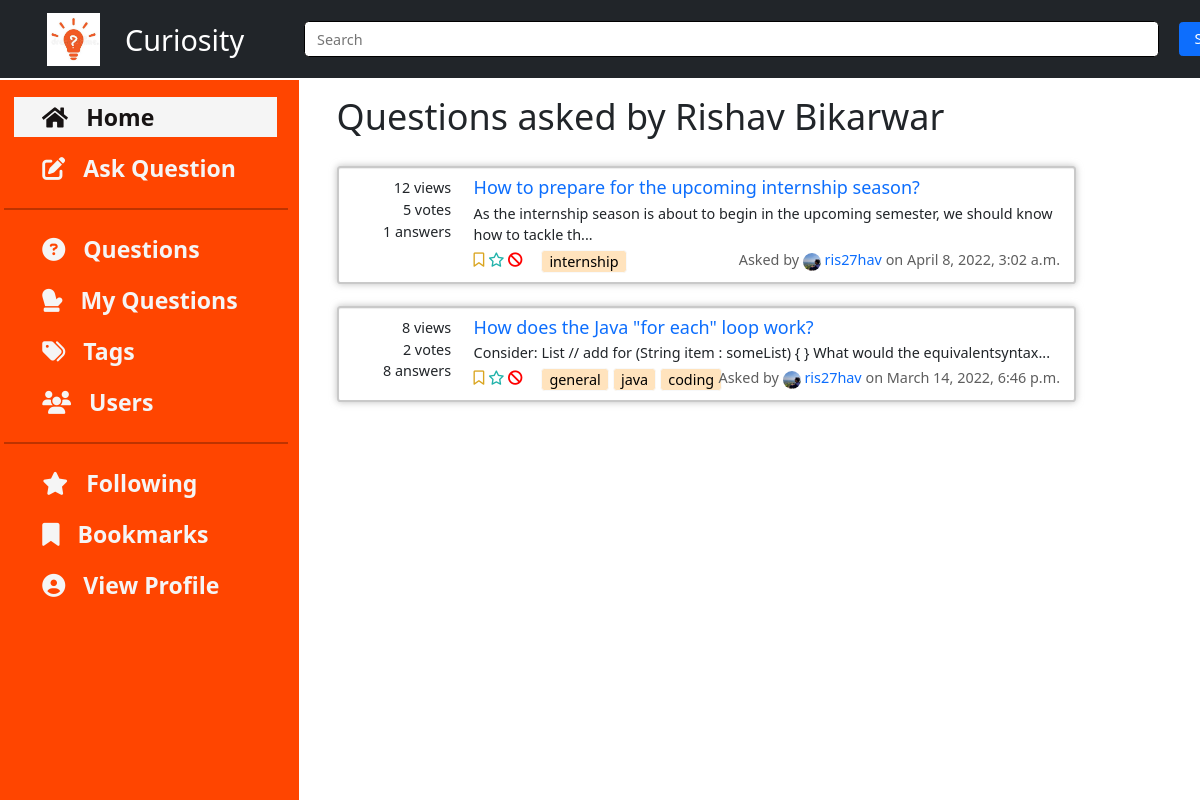
The app's page /home/4/questions with its own data.
### questions/models.py (models this page shows, shortened)
class Question(Content):
    title = models.CharField(max_length=100)
    tags = models.ManyToManyField(to='tags.Tag', blank=False)
    viewedBy = models.ManyToManyField(to='users.User', related_name='viewedBy', blank=True)
    def get_summary_text(self):
        text = re.sub(r'<.*?>|&+.*;+', '', self.text)
        return text[:100] + '...'
    class Meta:
        ordering = ['-pub_date']

### home/models.py (models this page shows, shortened)
class Content(models.Model):
    text = RichTextField(blank=False)
    author = models.ForeignKey(to='users.User', on_delete=models.SET_NULL, related_name='author', null=True)
    anonymous = models.BooleanField(default=False)
    pub_date = models.DateTimeField('date published', default = datetime.now(), blank=True, null=True)
    likedBy = models.ManyToManyField(to='users.User', related_name='likedBy', blank=True)
    dislikedBy = models.ManyToManyField(to='users.User', related_name='dislikedBy', blank=True)
    def get_votes(self):
        return self.likedBy.count() - self.dislikedBy.count()
    def get_author_name(self):
        if self.anonymous:
            return 'Anonymous User'
        else:
            return self.author.username

### tags/models.py (models this page shows, shortened)
class Tag(models.Model):
    name = models.CharField(max_length=50)

### users/models.py (models this page shows, shortened)
class User(AbstractUser):
    username = models.CharField(max_length=25,blank=False,unique=True)
    email = models.EmailField(
        verbose_name='email address',
        max_length=50,
        unique=True,
        blank=False,
        validators=[EmailValidator()]
    )
    name = models.CharField(max_length=30, blank=True, null=True)
    profile_image = models.ImageField(upload_to='profile_image', default='default.jpg')
    blocked = models.BooleanField(default=False)
    followingQuestions = models.ManyToManyField(to='questions.Question', related_name='users_following', blank=True)
    bookmarkQuestions = models.ManyToManyField(to='questions.Question', related_name='users_bookmarked', blank=True)
    favouriteTags = models.ManyToManyField(to='tags.Tag', blank=True)
    objects = UserInfoManager()
    USERNAME_FIELD = 'email'
    REQUIRED_FIELDS = ['username' ]

### home/views.py (the view)
# urls.py: path('<int:user_id>/questions', views.otautQues, name='otherauthorQuestions') ,      # author questions page
def otautQues(request, user_id):
    user = User.objects.filter(id=user_id)
    autQuestions = Question.objects.filter(author__in=user,anonymous=False).distinct()
    context = {
        'questions': autQuestions,
        'pop_tags': get_popular_tags(),
        'title': 'Questions asked by '+user.first().name
    }
    return render(request, 'home/author_questions.html', context=context)

### home/views.py (called while the page is built)
def get_popular_tags():
    return sorted(Tag.objects.all(), key=lambda x: x.question_set.count(), reverse=True)[:10]

### home/templates/home/author_questions.html (shortened to what this page needs)
{% extends 'questions_list.html' %}
{% block heading %}
{{title}}
{% endblock %}

### templates/questions_list.html (shortened to what this page needs)
{% extends 'base.html' %}
{% block insert_content %}
<h1 class="container">
    {% block heading %}{% endblock %}
</h1>
<br>
<div class="container">
    {% if questions %}
    {%for question in questions%}
    <div class="card d-flex flex-row "
        style="box-shadow: 0 1px 1px rgba(0, 0, 0, 0.075) inset, 0 0 8px rgba(146, 146, 146, 0.6);">
        <div class="d-flex flex-column align-middle ques-stats">
            <span>{{question.viewedBy.count}} views</span>
            <span>{{question.get_votes}} votes</span>
            <span>{{question.answer_set.count}} answers</span>
        </div>
        <div class="d-flex flex-column">
            <a href="{% url 'questions:view_question' question_id=question.id %}" style="text-decoration: none;">
                <h5 style="margin-bottom: 4px;">{{question.title}}</h5>
            </a>
            <div style="margin-bottom: 4px;">{{question.get_summary_text}}</div>
            <div class="d-flex flex-row">
                <span>
                    <form class="follow-bookmark-form icon-only-buttons" style="display:inline">
                        <button type="submit" class="bookmark" name="action" , value="bookmark" data-toggle="tooltip" data-placement="bottom" title="Bookmark">
                            {% if user in question.users_bookmarked.all %}
                            <i class="fa-solid fa-bookmark"></i>
                            {% else %}
                            <i class="fa-regular fa-bookmark"></i>
                            {% endif %}
                        </button>
                        <button type="submit" class="follow" name="action" , value="follow" data-toggle="tooltip" data-placement="bottom" title="Follow">
                            {% if user in question.users_following.all %}
                            <i class="fa-solid fa-star"></i>
                            {% else %}
                            <i class="fa-regular fa-star"></i>
                            {% endif %}
                        </button>
                    </form>
                    {% if not user.blocked %}
                    <button type="button" class="report-button" data-bs-toggle="modal" data-bs-target="#staticBackdrop"  data-toggle="tooltip" data-placement="bottom" title="Report">
                        <i class="fa-solid fa-ban" style="color: red;"></i>
                    </button>
                    {% endif %}
                    {% for tag in question.tags.all %}
                    {% if tag in user.favouriteTags.all %}
                    <a class="btn btn-success" style="padding: 0px 8px;" href="{% url 'home:tags' tagname=tag.name%}"
                        class="tag_questions">{{tag.name}}</a>
                    {% else %}
                    <a class="btn btn-light" style="padding: 0px 8px; background-color: rgb(255, 227, 189);"
                        href="{% url 'home:tags' tagname=tag.name%}" class="tag_questions">{{tag.name}}</a>
                    {% endif %}
                    {% endfor %}
                </span>
                <div class="text-right" style="position: absolute; right: 16px; color: rgb(94, 94, 94);">Asked by
                    {% if question.get_author_name == 'Anonymous User' %}
                    someone
                    {% else %}
                    <a style="text-decoration: none;" href="{% url 'users:view_user' question.author.id %}">
                        <img src="{{question.author.profile_image.url}}" width="20" height="20"
                            style="border-radius: 50%;">
                        {{question.author.username}}</a>
                    {% endif %}
                    on {{question.pub_date}}
                </div>
            </div>
        </div>
    </div>
    <br />
    {%endfor%}
    {% else %}
    <h2>
        {% block empty_message %}
        No questions to display.
        {% endblock %}
    </h2>
    {% endif %}
</div>
{% endblock %}
{% block insert_right_bar %}
<br> <br> <br>
{% endblock %}

### static/css/master.css (style rules this page uses)
* { margin: 0; padding: 0; }
html { scroll-behavior: smooth; zoom: 90%; }
:root { --navbar-height: 59px; }
.icon-only-buttons button { background-color: transparent; border: none; color: black; padding: 0; margin: 0; }
.icon-only-buttons .fa-bookmark { color: goldenrod; }
.icon-only-buttons .fa-star { color: lightseagreen; }
.report-button { background-color: transparent; border: none; color: black; padding: 0; margin: 0; }
.card { padding: 10px; border: 3px solid rgb(201, 201, 201); }
.ques-stats span { width: 25%; min-width: 140px; text-align: right; padding-right: 25px; }

### records on screen
Question: viewedBy.count "12", get_votes "5", answer_set.count "1", title "How to prepare for the upcoming internship season?", get_summary_text "As the internship season is about to begin in the upcoming semester, we should know how to tackle th...", author.profile_image (picture), author.username "ris27hav", pub_date "April 8, 2022, 3:02 a.m."
Tag: name "internship"
Question: viewedBy.count "8", get_votes "2", answer_set.count "8", title "How does the Java \"for each\" loop work?", get_summary_text "Consider: List // add for (String item : someList) { } What would the equivalentsyntax...", author.profile_image (picture), author.username "ris27hav", pub_date "March 14, 2022, 6:46 p.m."
Tag: name "general"
Tag: name "java"
Tag: name "coding"

### other values on screen
{{ title }} "Questions asked by Rishav Bikarwar"
